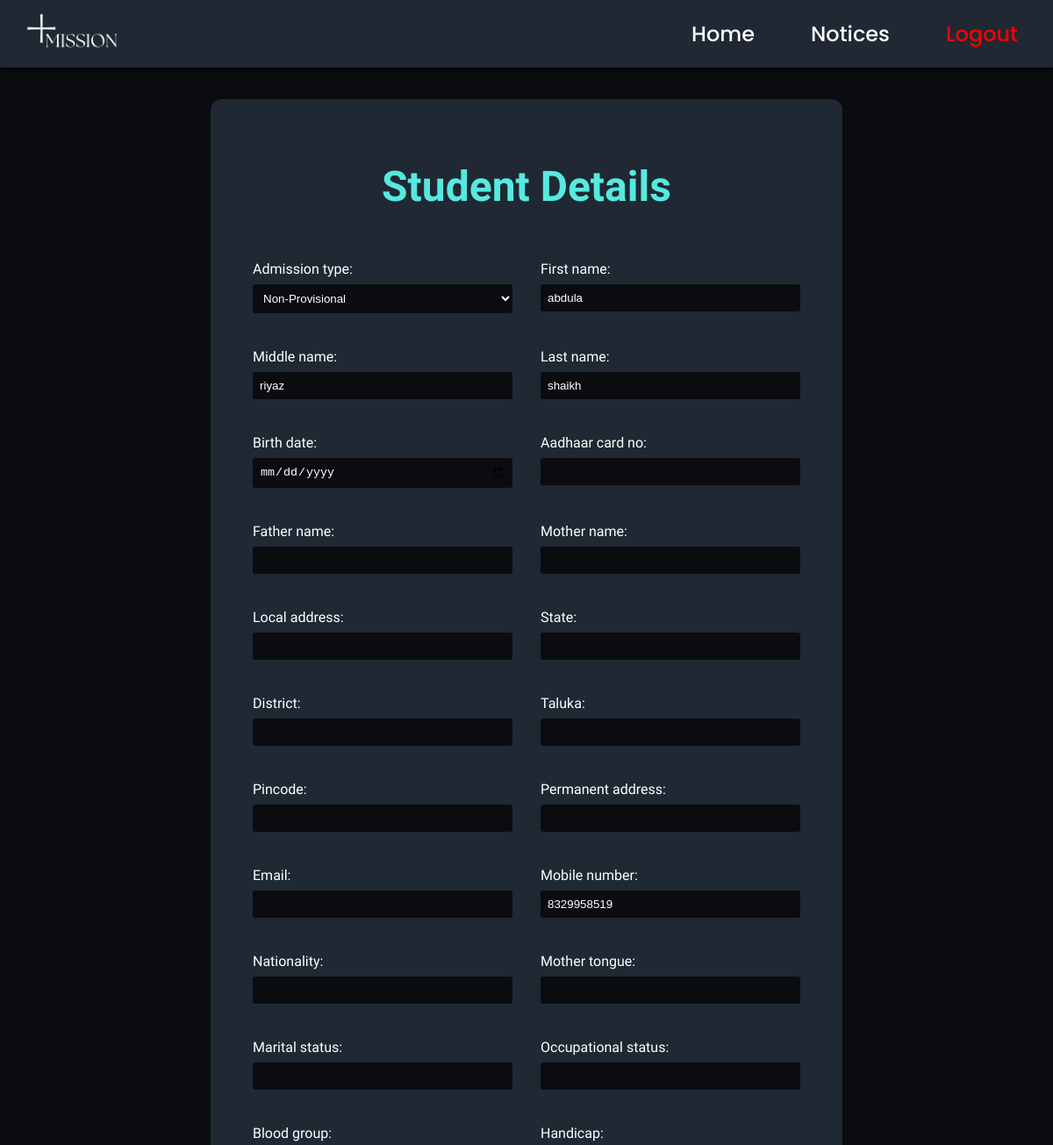
The app's page /form/6/ (signed in, upper part), older data.
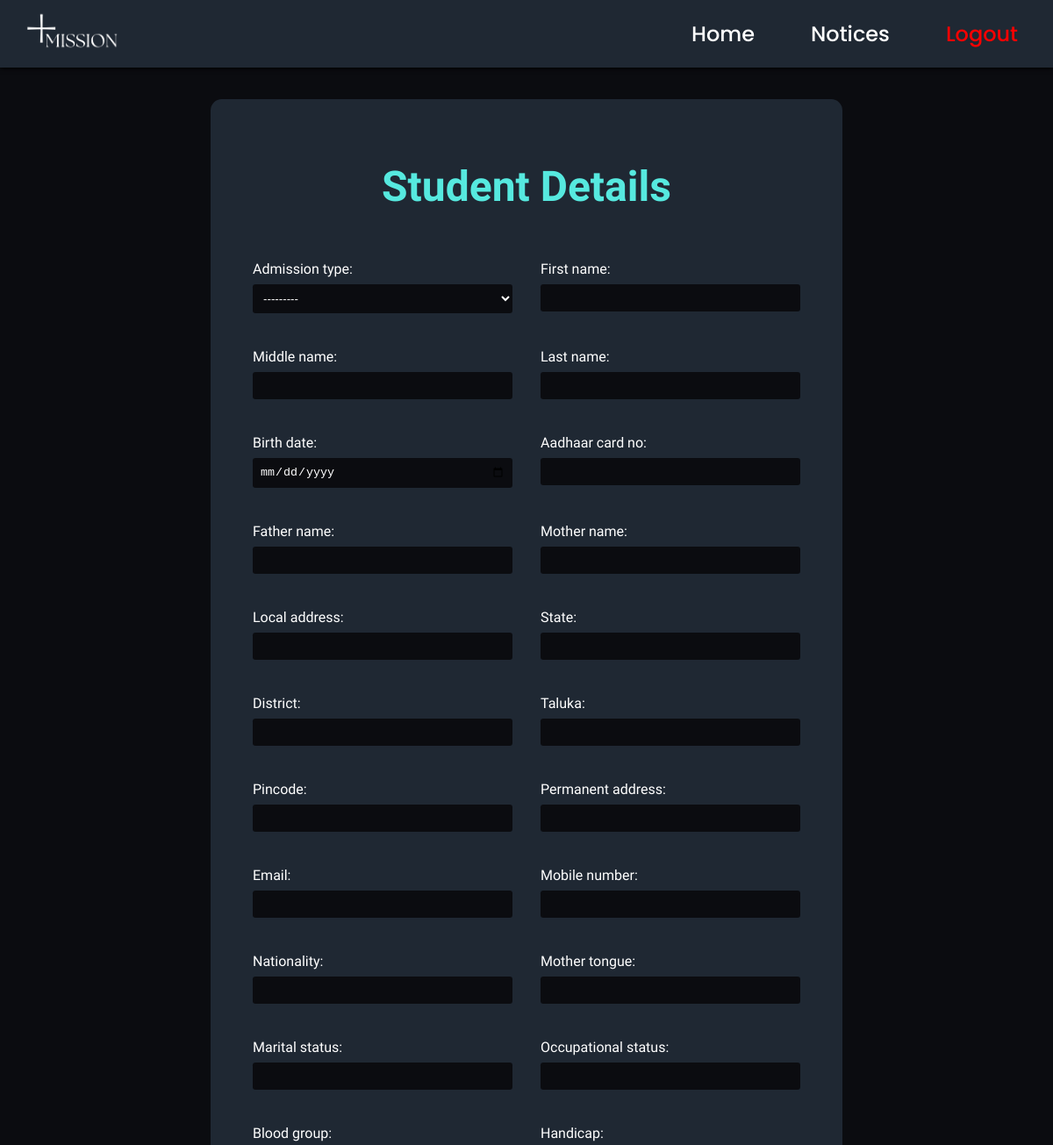
The same page, newer data.
### base/models.py (models this page shows)
class Application(models.Model):
    ADMISSION_TYPE_CHOICES = [
        ('provisional', 'Provisional'),
        ('non_provisional', 'Non-Provisional'),
    ]
    STATUS_CHOICES = [
        ('appoved', 'Approved'),
        ('pending', 'Pending'),
        ('canceled', 'Canceled'),
    ]
    id = models.BigAutoField(primary_key=True)
    user = models.ForeignKey(User, on_delete=models.CASCADE)
    className = models.CharField(max_length=20)
    admission_type = models.CharField(max_length=15, choices=ADMISSION_TYPE_CHOICES)
    first_name = models.CharField(max_length=256,blank=True)
    middle_name = models.CharField(max_length=256,blank=True)
    last_name = models.CharField(max_length=256,blank=True)
    birth_date = models.DateField(null=True,blank=True)
    aadhaar_card_no = models.CharField(max_length=12, null=True,blank=True)
    father_name = models.CharField(max_length=256, null=True,blank=True)
    mother_name = models.CharField(max_length=256, null=True,blank=True)
    local_address = models.CharField(max_length=256, null=True,blank=True)
    state = models.CharField(max_length=256, null=True,blank=True)
    district = models.CharField(max_length=256, null=True,blank=True)
    taluka = models.CharField(max_length=256, null=True,blank=True)
    pincode = models.CharField(max_length=10, null=True,blank=True)
    permanent_address = models.CharField(max_length=256, null=True,blank=True)
    email = models.EmailField(null=True,blank=True)
    mobile_number = models.CharField(max_length=15, null=True,blank=True)
    nationality = models.CharField(max_length=256, null=True,blank=True)
    mother_tongue = models.CharField(max_length=256, null=True,blank=True)
    marital_status = models.CharField(max_length=256, null=True,blank=True)
    occupational_status = models.CharField(max_length=256, null=True,blank=True)
    blood_group = models.CharField(max_length=5, null=True,blank=True)
    handicap = models.BooleanField(default=False, null=True,blank=True)
    is_organ_donor = models.BooleanField(default=False, null=True,blank=True)
    conveyance_use = models.CharField(max_length=256, null=True,blank=True)
    religion = models.CharField(max_length=256, null=True,blank=True)
    caste = models.CharField(max_length=256, null=True,blank=True)
    sub_caste = models.CharField(max_length=256, null=True,blank=True)
    caste_validity_no = models.CharField(max_length=256, null=True,blank=True)
    is_minority = models.BooleanField(default=False, null=True,blank=True)
    minority_detail = models.CharField(max_length=256, null=True,blank=True)
    computer_course = models.CharField(max_length=256, null=True,blank=True)
    specialization = models.CharField(max_length=256, null=True,blank=True)
    updated = models.DateTimeField(auto_now=True)
    created = models.DateTimeField(auto_now_add=True)
    last_fee_date = models.DateField(null=True,blank=True)
    status = models.CharField(max_length=15, choices=STATUS_CHOICES,null=True,blank=True)
    class Meta:
        ordering=['-updated','-created']

### base/views.py (the view)
# urls.py: path('form/<str:pk>/',views.form,name='form'),
def form(request,pk):
    a = Application.objects.filter(pk=pk)
    if(request.user!=a[0].user):
        messages.error(request,'Invalid')
        return redirect('home')
    if(request.method=='POST'):
        form = ApplicationForm(request.POST,instance=a[0])
        if form.is_valid():
            form.save()
        else:
            messages.error(request,'Invalid Data Format')
    form = ApplicationForm(instance=a[0])
    return render(request,'base/form.html',{'page':3,"form":form})

### base/forms.py
class ApplicationForm(ModelForm):
    birth_date = forms.DateField(widget=forms.DateInput(attrs={'type': 'date'}))
    class Meta:
        model = Application
        fields = '__all__'
        widgets = {
            'birth_date': DateInput(),
        }
        exclude = ['user','className','created','updated','status','last_fee_date']

### base/templates/base/form.html (shortened to what this page needs)
{% extends 'main.html' %}
{% block content %}
{% if page == 1 %}
<div class="wrapper">
    <h1 class="heading">Choose Section</h1>
    <div class="links">
        <form action="" method='POST'>
            {% csrf_token %}
            <button type="submit" name="option" value="undergraduate">Under Graduate</button>
        </form>
        <form action="" method='POST'>
            {% csrf_token %}
            <button type="submit" name="option" value="postgraduate">Post Graduate</button>
        </form>
    </div>
</div>
{% else %}
<div class="container">
    <form action="" method='POST' class='big-form'>
        <h2>Student Details</h2>
        {% for field in form %}
        <div class="field">
            {{ field.label_tag }}
            {{field}}
        </div>
        {% endfor %}
    </form>
</div>
{% endif %}
{% endblock content %}

### templates/main.html (shortened to what this page needs)
{% load static %}
<!DOCTYPE html>
<html lang="en">
<head>
    <link rel="stylesheet" href="{% static 'styles/style.css' %}">
</head>
<body>
    {% include 'nav.html' %}
    <main>
        {% block content %}
        {% endblock content %}
    </main>
</body>
</html>

### templates/nav.html (shortened to what this page needs)
{% load static %}
<header>
    <nav>
        <div class="logo">
            <a href="{% url 'home' %}">
                <img src="{% static 'images/+4.png' %}" alt="">
            </a>
        </div>
        <ul type="none" >
            <li><a href="{% url 'home' %}">Home</a></li>
            <li><a href="#">Notices</a></li>
            {% if request.user.is_authenticated %}
            <li><a href="{% url 'logout' %}" class='logout'>Logout</a></li>
            {% else %}
            <li><a href="{% url 'login' %}" class='login'>Login</a></li>
            <li><a href="{% url 'register' %}" class='login'>Register</a></li>
            {% endif %}
        </ul>
    </nav>
</header>

### static/styles/style.css (style rules this page uses)
:root { --text: #fff; --background: #0b0c10; --light: #56e9df; --nav: #1f2833; --dark: #0b0c10; }
* { box-sizing: border-box; }
body { background-color: var(--background); margin: 0; padding: 0; font-family: 'Ysabeau Infant', sans-serif; }
nav { width: 100%; padding: 0.5rem; background-color: var(--nav); display: flex; justify-content: space-between; font-family: 'Poppins', sans-serif; font-weight: 500; box-shadow: 0px 1px 5px black; margin-bottom: 0.1rem; }
.logo { display: flex; justify-content: center; align-items: center; margin-left: 1rem; }
nav img { width: 7rem; }
nav ul { display: flex; margin: 0.8rem 0; }
nav ul li { font-size: 1.5rem; margin: 0 2rem; cursor: pointer; transition: 100ms; }
nav ul li a { text-decoration: none; color: var(--text); }
.logout { color: red; }
.container { display: flex; flex-direction: column; align-items: center; margin: 3% 20%; background-color: var(--nav); border: 0; border-radius: 0.8rem; color: var(--text); }
.container form { padding: 2rem; width: 100%; }
.container form h2 { text-align: center; font-size: 3rem; color: var(--light); grid-column: span 2; }
.field { display: flex; flex-direction: column; margin: 1rem 0rem; }
.field input, .field select { background-color: var(--background); border: 0; padding: 0.5rem 0.5rem; color: var(--text); margin: 0.5rem 0; border-radius: 0.2rem; }
.big-form { display: grid; grid-template-columns: 1fr 1fr; }
.big-form .field { margin: 1rem; }

Row changes from the older to the newer data that the page shows:
changed Application: admission_type "Non-Provisional" → "---------"; first_name "abdula" → (not shown); middle_name "riyaz" → (not shown); last_name "shaikh" → (not shown); mobile_number "8329958519" → (not shown)
